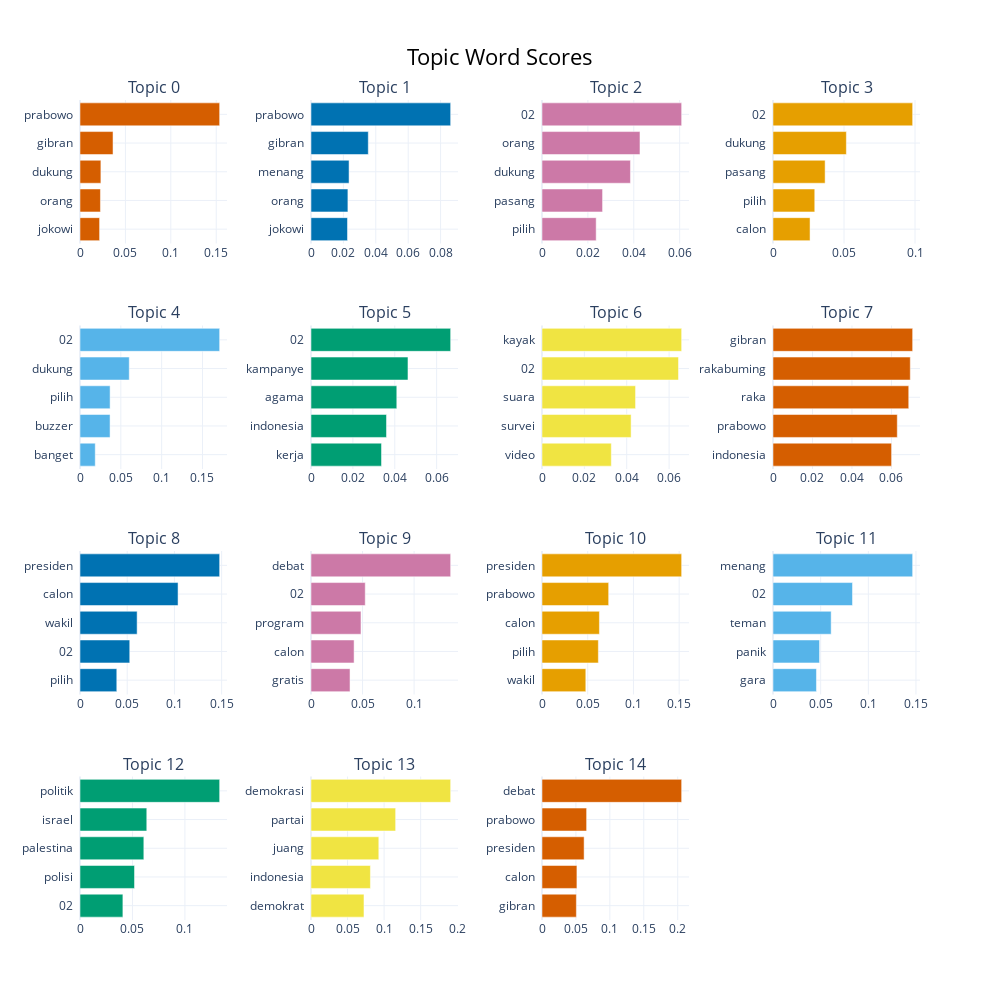

The notebook cell this image was saved under:
### Code cell
from sklearn.cluster import KMeans

num_topics = 15
kmeans_model = KMeans(n_clusters=num_topics, random_state=42)

topic_model_kmeans = BERTopic(
    embedding_model=embedding_model,
    umap_model=umap_model,
    hdbscan_model=kmeans_model,
    calculate_probabilities=False,
    verbose=True
)

topics_kmeans, _ = topic_model_kmeans.fit_transform(docs)

topic_model_kmeans.visualize_barchart(top_n_topics=15)

### Figure 1 — Plotly figure (JSON) as saved in the notebook; plotly's stock layout.template omitted (floating-point values rounded to 4 significant figures)
{"data": [{"marker": {"color": "#D55E00"}, "orientation": "h", "type": "bar", "x": [0.02157, 0.02251, 0.023, 0.03637, 0.1538], "xaxis": "x", "y": ["jokowi  ", "orang  ", "dukung  ", "gibran  ", "prabowo  "], "yaxis": "y"}, {"marker": {"color": "#0072B2"}, "orientation": "h", "type": "bar", "x": [0.02253, 0.02278, 0.0235, 0.03537, 0.08621], "xaxis": "x2", "y": ["jokowi  ", "orang  ", "menang  ", "gibran  ", "prabowo  "], "yaxis": "y2"}, {"marker": {"color": "#CC79A7"}, "orientation": "h", "type": "bar", "x": [0.02361, 0.0264, 0.03855, 0.04271, 0.06087], "xaxis": "x3", "y": ["pilih  ", "pasang  ", "dukung  ", "orang  ", "02  "], "yaxis": "y3"}, {"marker": {"color": "#E69F00"}, "orientation": "h", "type": "bar", "x": [0.02609, 0.0294, 0.03669, 0.05165, 0.09832], "xaxis": "x4", "y": ["calon  ", "pilih  ", "pasang  ", "dukung  ", "02  "], "yaxis": "y4"}, {"marker": {"color": "#56B4E9"}, "orientation": "h", "type": "bar", "x": [0.01868, 0.03681, 0.03686, 0.06031, 0.171], "xaxis": "x5", "y": ["banget  ", "buzzer  ", "pilih  ", "dukung  ", "02  "], "yaxis": "y5"}, {"marker": {"color": "#009E73"}, "orientation": "h", "type": "bar", "x": [0.03367, 0.03605, 0.04097, 0.04631, 0.06669], "xaxis": "x6", "y": ["kerja  ", "indonesia  ", "agama  ", "kampanye  ", "02  "], "yaxis": "y6"}, {"marker": {"color": "#F0E442"}, "orientation": "h", "type": "bar", "x": [0.03272, 0.04206, 0.04416, 0.06444, 0.06592], "xaxis": "x7", "y": ["video  ", "survei  ", "suara  ", "02  ", "kayak  "], "yaxis": "y7"}, {"marker": {"color": "#D55E00"}, "orientation": "h", "type": "bar", "x": [0.06005, 0.06294, 0.06874, 0.06953, 0.07072], "xaxis": "x8", "y": ["indonesia  ", "prabowo  ", "raka  ", "rakabuming  ", "gibran  "], "yaxis": "y8"}, {"marker": {"color": "#0072B2"}, "orientation": "h", "type": "bar", "x": [0.03896, 0.05268, 0.06051, 0.1039, 0.1479], "xaxis": "x9", "y": ["pilih  ", "02  ", "wakil  ", "calon  ", "presiden  "], "yaxis": "y9"}, {"marker": {"color": "#CC79A7"}, "orientation": "h", "type": "bar", "x": [0.03784, 0.0418, 0.04848, 0.05261, 0.1354], "xaxis": "x10", "y": ["gratis  ", "calon  ", "program  ", "02  ", "debat  "], "yaxis": "y10"}, {"marker": {"color": "#E69F00"}, "orientation": "h", "type": "bar", "x": [0.04792, 0.06163, 0.06279, 0.07291, 0.1527], "xaxis": "x11", "y": ["wakil  ", "pilih  ", "calon  ", "prabowo  ", "presiden  "], "yaxis": "y11"}, {"marker": {"color": "#56B4E9"}, "orientation": "h", "type": "bar", "x": [0.0456, 0.0488, 0.06101, 0.0834, 0.1465], "xaxis": "x12", "y": ["gara  ", "panik  ", "teman  ", "02  ", "menang  "], "yaxis": "y12"}, {"marker": {"color": "#009E73"}, "orientation": "h", "type": "bar", "x": [0.04089, 0.05195, 0.06085, 0.06366, 0.1331], "xaxis": "x13", "y": ["02  ", "polisi  ", "palestina  ", "israel  ", "politik  "], "yaxis": "y13"}, {"marker": {"color": "#F0E442"}, "orientation": "h", "type": "bar", "x": [0.07245, 0.08126, 0.09273, 0.1158, 0.191], "xaxis": "x14", "y": ["demokrat  ", "indonesia  ", "juang  ", "partai  ", "demokrasi  "], "yaxis": "y14"}, {"marker": {"color": "#D55E00"}, "orientation": "h", "type": "bar", "x": [0.05065, 0.05146, 0.06205, 0.06575, 0.2058], "xaxis": "x15", "y": ["gibran  ", "calon  ", "presiden  ", "prabowo  ", "debat  "], "yaxis": "y15"}], "layout": {"annotations": [{"font": {"size": 16}, "showarrow": false, "text": "Topic 0", "x": 0.0875, "xanchor": "center", "xref": "paper", "y": 1, "yanchor": "bottom", "yref": "paper"}, {"font": {"size": 16}, "showarrow": false, "text": "Topic 1", "x": 0.3625, "xanchor": "center", "xref": "paper", "y": 1, "yanchor": "bottom", "yref": "paper"}, {"font": {"size": 16}, "showarrow": false, "text": "Topic 2", "x": 0.6375, "xanchor": "center", "xref": "paper", "y": 1, "yanchor": "bottom", "yref": "paper"}, {"font": {"size": 16}, "showarrow": false, "text": "Topic 3", "x": 0.9125, "xanchor": "center", "xref": "paper", "y": 1, "yanchor": "bottom", "yref": "paper"}, {"font": {"size": 16}, "showarrow": false, "text": "Topic 4", "x": 0.0875, "xanchor": "center", "xref": "paper", "y": 0.725, "yanchor": "bottom", "yref": "paper"}, {"font": {"size": 16}, "showarrow": false, "text": "Topic 5", "x": 0.3625, "xanchor": "center", "xref": "paper", "y": 0.725, "yanchor": "bottom", "yref": "paper"}, {"font": {"size": 16}, "showarrow": false, "text": "Topic 6", "x": 0.6375, "xanchor": "center", "xref": "paper", "y": 0.725, "yanchor": "bottom", "yref": "paper"}, {"font": {"size": 16}, "showarrow": false, "text": "Topic 7", "x": 0.9125, "xanchor": "center", "xref": "paper", "y": 0.725, "yanchor": "bottom", "yref": "paper"}, {"font": {"size": 16}, "showarrow": false, "text": "Topic 8", "x": 0.0875, "xanchor": "center", "xref": "paper", "y": 0.45, "yanchor": "bottom", "yref": "paper"}, {"font": {"size": 16}, "showarrow": false, "text": "Topic 9", "x": 0.3625, "xanchor": "center", "xref": "paper", "y": 0.45, "yanchor": "bottom", "yref": "paper"}, {"font": {"size": 16}, "showarrow": false, "text": "Topic 10", "x": 0.6375, "xanchor": "center", "xref": "paper", "y": 0.45, "yanchor": "bottom", "yref": "paper"}, {"font": {"size": 16}, "showarrow": false, "text": "Topic 11", "x": 0.9125, "xanchor": "center", "xref": "paper", "y": 0.45, "yanchor": "bottom", "yref": "paper"}, {"font": {"size": 16}, "showarrow": false, "text": "Topic 12", "x": 0.0875, "xanchor": "center", "xref": "paper", "y": 0.175, "yanchor": "bottom", "yref": "paper"}, {"font": {"size": 16}, "showarrow": false, "text": "Topic 13", "x": 0.3625, "xanchor": "center", "xref": "paper", "y": 0.175, "yanchor": "bottom", "yref": "paper"}, {"font": {"size": 16}, "showarrow": false, "text": "Topic 14", "x": 0.6375, "xanchor": "center", "xref": "paper", "y": 0.175, "yanchor": "bottom", "yref": "paper"}], "height": 1000, "hoverlabel": {"bgcolor": "white", "font": {"family": "Rockwell", "size": 16}}, "showlegend": false, "title": {"font": {"color": "Black", "size": 22}, "text": "Topic Word Scores", "x": 0.5, "xanchor": "center", "yanchor": "top"}, "width": 1000, "xaxis": {"anchor": "y", "domain": [0, 0.175], "showgrid": true}, "xaxis10": {"anchor": "y10", "domain": [0.275, 0.45], "showgrid": true}, "xaxis11": {"anchor": "y11", "domain": [0.55, 0.725], "showgrid": true}, "xaxis12": {"anchor": "y12", "domain": [0.825, 1], "showgrid": true}, "xaxis13": {"anchor": "y13", "domain": [0, 0.175], "showgrid": true}, "xaxis14": {"anchor": "y14", "domain": [0.275, 0.45], "showgrid": true}, "xaxis15": {"anchor": "y15", "domain": [0.55, 0.725], "showgrid": true}, "xaxis16": {"anchor": "y16", "domain": [0.825, 1], "showgrid": true}, "xaxis2": {"anchor": "y2", "domain": [0.275, 0.45], "showgrid": true}, "xaxis3": {"anchor": "y3", "domain": [0.55, 0.725], "showgrid": true}, "xaxis4": {"anchor": "y4", "domain": [0.825, 1], "showgrid": true}, "xaxis5": {"anchor": "y5", "domain": [0, 0.175], "showgrid": true}, "xaxis6": {"anchor": "y6", "domain": [0.275, 0.45], "showgrid": true}, "xaxis7": {"anchor": "y7", "domain": [0.55, 0.725], "showgrid": true}, "xaxis8": {"anchor": "y8", "domain": [0.825, 1], "showgrid": true}, "xaxis9": {"anchor": "y9", "domain": [0, 0.175], "showgrid": true}, "yaxis": {"anchor": "x", "domain": [0.825, 1], "showgrid": true}, "yaxis10": {"anchor": "x10", "domain": [0.275, 0.45], "showgrid": true}, "yaxis11": {"anchor": "x11", "domain": [0.275, 0.45], "showgrid": true}, "yaxis12": {"anchor": "x12", "domain": [0.275, 0.45], "showgrid": true}, "yaxis13": {"anchor": "x13", "domain": [0, 0.175], "showgrid": true}, "yaxis14": {"anchor": "x14", "domain": [0, 0.175], "showgrid": true}, "yaxis15": {"anchor": "x15", "domain": [0, 0.175], "showgrid": true}, "yaxis16": {"anchor": "x16", "domain": [0, 0.175], "showgrid": true}, "yaxis2": {"anchor": "x2", "domain": [0.825, 1], "showgrid": true}, "yaxis3": {"anchor": "x3", "domain": [0.825, 1], "showgrid": true}, "yaxis4": {"anchor": "x4", "domain": [0.825, 1], "showgrid": true}, "yaxis5": {"anchor": "x5", "domain": [0.55, 0.725], "showgrid": true}, "yaxis6": {"anchor": "x6", "domain": [0.55, 0.725], "showgrid": true}, "yaxis7": {"anchor": "x7", "domain": [0.55, 0.725], "showgrid": true}, "yaxis8": {"anchor": "x8", "domain": [0.55, 0.725], "showgrid": true}, "yaxis9": {"anchor": "x9", "domain": [0.275, 0.45], "showgrid": true}}}
